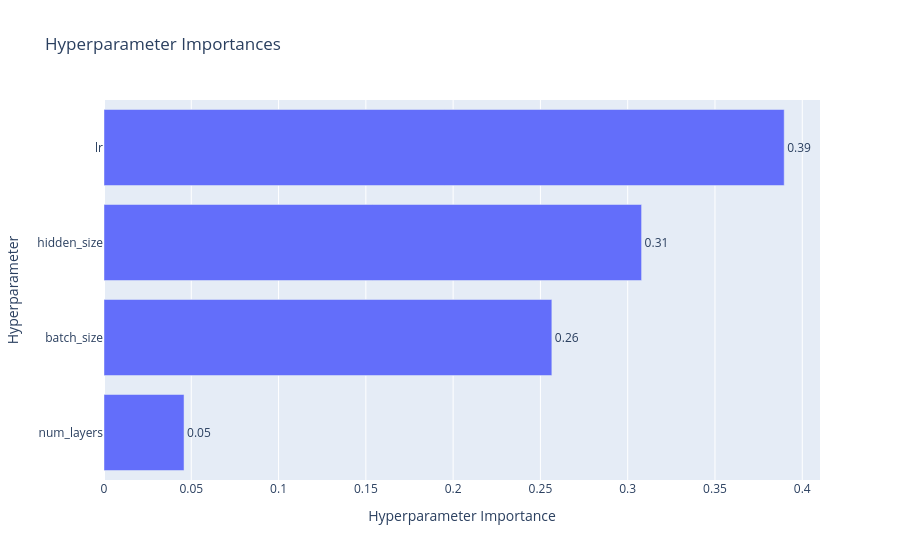

The cell this chart's notebook holds for it:
### Code cell
vis.plot_param_importances(study)

### Figure 1 — Plotly figure (JSON) as saved in the notebook; plotly's stock layout.template omitted (floating-point values rounded to 4 significant figures)
{"data": [{"cliponaxis": false, "hovertemplate": ["num_layers (IntDistribution): 0.045849003398015106<extra></extra>", "batch_size (CategoricalDistribution): 0.2565483692124519<extra></extra>", "hidden_size (IntDistribution): 0.3079521961533399<extra></extra>", "lr (FloatDistribution): 0.38965043123619314<extra></extra>"], "name": "Objective Value", "orientation": "h", "text": ["0.05", "0.26", "0.31", "0.39"], "textposition": "outside", "type": "bar", "x": [0.04585, 0.2565, 0.308, 0.3897], "y": ["num_layers", "batch_size", "hidden_size", "lr"]}], "layout": {"title": {"text": "Hyperparameter Importances"}, "xaxis": {"title": {"text": "Hyperparameter Importance"}}, "yaxis": {"title": {"text": "Hyperparameter"}}}}
